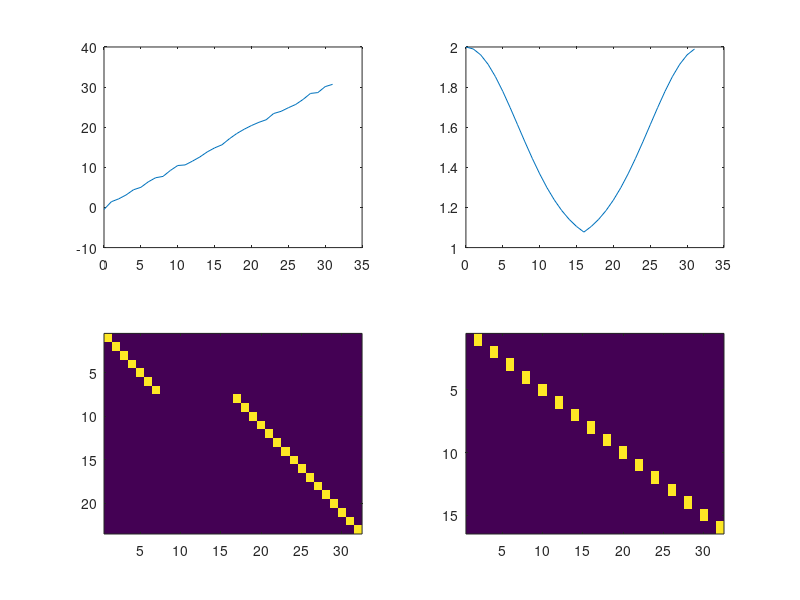
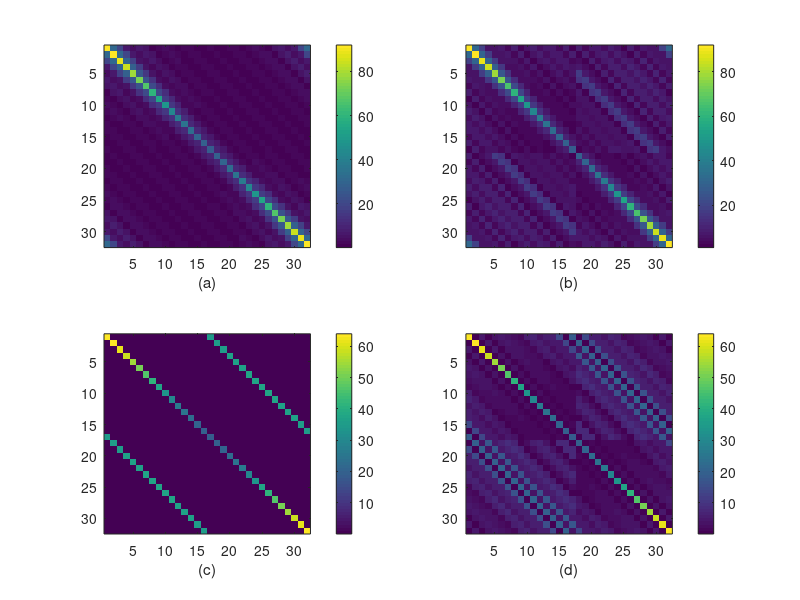

MATLAB code for these plots, in order:
function plot_mwni_matrices2
%compare the system of equations for regular and irregular case    
tr=0:31;
nt=length(tr);
%create irregular axis
for i=1:nt
      ti(i) = tr(i) + 1*(rand() - 0.5);
end
%amount of zero padding    
nz = 0;
FR=dftoperator(tr,nz);
FI=dftoperator(ti,nz);

%generate some weight matrix as example (for both cases)
w=fftshift(1+exp(-(tr-nt/2).^2/100));
W=diag(w);

%Generate sampling matrices
I=eye(nt);
%gaps
T=I;for ii=floor(nt/4):floor(nt/2);T(ii,ii)=0;end
TD=removeZeroRows(T);

%decimation
T=I;for ii=1:2:nt;T(ii,ii)=0;end
TG=removeZeroRows(T);

figure(1);subplot(221);plot(tr,ti)
figure(1);subplot(222);plot(tr,w);
figure(1);subplot(223);imagesc(TD);
figure(1);subplot(224);imagesc(TG);

LRD = TD*FR'*W;
LRG = TG*FR'*W;
LID = TD*FI'*W;
LIG = TG*FI'*W;


figure(2);
%colormap(jet);
subplot(221);imagesc(abs(LRD'*LRD));colorbar;xlabel('(a)');
subplot(222);imagesc(abs(LID'*LID));colorbar;xlabel('(b)');
subplot(223);imagesc(abs(LRG'*LRG));colorbar;xlabel('(c)');
subplot(224);imagesc(abs(LIG'*LIG));colorbar;xlabel('(d)');

return;
figure(4);
colormap(summer);
subplot(221);mesh(abs(F*F'));colorbar;xlabel('(a)');
subplot(222);mesh(abs(F*T*T*F'));colorbar;colorbar;xlabel('(b)');
subplot(223);mesh(abs(W*F*F'*W));colorbar;colorbar;xlabel('(c)');
subplot(224);mesh(abs(W*F*T*T*F'*W));colorbar;colorbar;xlabel('(d)');

return;
function [F,w]=dftoperator(t,nz,wxi)
     % [F]=dftoperator(t,nz,nxi);
     % with t space axis (can be irregular)
     %      nz number of zeros to pad
     %      wxi optional weights proportional to the distance 
     %          between samples.
     %  Output; F is DFT operator.
     %          w is frequency axis.
     % Use this operator as follows:
     % DFT: X=F*x(:);
     % IDFT: x=F'*X(:);
     if (nargin < 3) wxi=ones(size(t));end
     if (nargin < 2) nz=0;end
     nt=length(t);
     dt=(t(end)-t(1))/(length(t)-1);
     
     % padding
     ntz=nt+nz;
     
     % generate a frequency axis that matches fft axis.
     f=(-ntz+2)/2:(ntz)/2;
     vv=fftshift(f);f=[vv(end) vv(1:end-1)];
     f=f/(dt*ntz);
     w=f*2*pi;
     %w=-lw/2:lw/2-1;
     %w=w/(lw-1)*2*pi;
     F=exp(-i*(w(:)*t(:).'))*diag(wxi);
     return;

    function [B]=antidiag(A)
        B=diag(A(end:-1:1,:));
    return;
    
    function [B]=removeZeroRows(A)
    nz=find(sum(A,2));
    B=A(nz,:);
    return;
      
